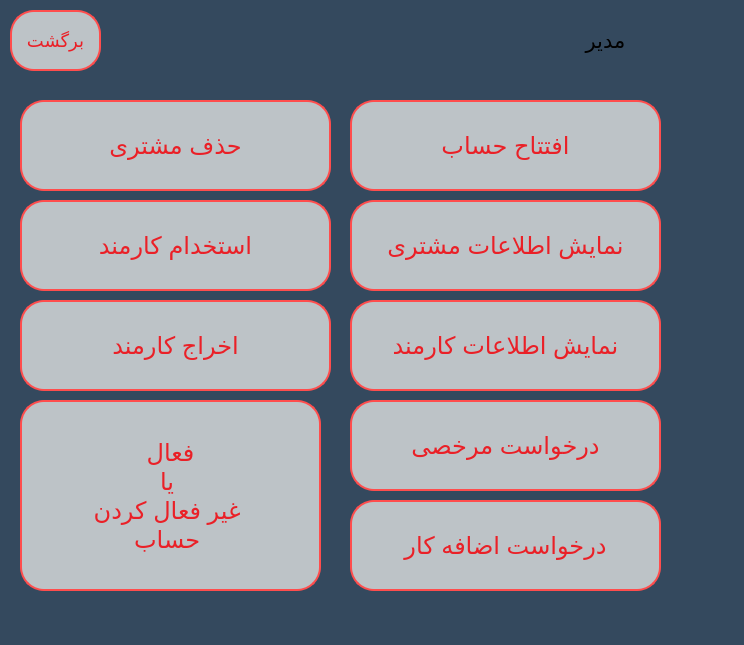
<?xml version="1.0" encoding="UTF-8"?>
<ui version="4.0">
 <class>manager_page</class>
 <widget class="QWidget" name="manager_page">
  <property name="geometry">
   <rect>
    <x>0</x>
    <y>0</y>
    <width>744</width>
    <height>645</height>
   </rect>
  </property>
  <property name="windowTitle">
   <string>Form</string>
  </property>
  <property name="styleSheet">
   <string notr="true">background: #34495e;</string>
  </property>
  <widget class="QPushButton" name="back_login">
   <property name="geometry">
    <rect>
     <x>10</x>
     <y>10</y>
     <width>91</width>
     <height>61</height>
    </rect>
   </property>
   <property name="cursor">
    <cursorShape>PointingHandCursor</cursorShape>
   </property>
   <property name="styleSheet">
    <string notr="true">border-radius: 24px;

	color:#EA2027; background-color:#bdc3c7; border: 2px solid #ff4d4d;  font-size:18px;</string>
   </property>
   <property name="text">
    <string>برگشت</string>
   </property>
  </widget>
  <widget class="QPushButton" name="print_inf_cust">
   <property name="geometry">
    <rect>
     <x>350</x>
     <y>200</y>
     <width>311</width>
     <height>91</height>
    </rect>
   </property>
   <property name="cursor">
    <cursorShape>PointingHandCursor</cursorShape>
   </property>
   <property name="styleSheet">
    <string notr="true">border-radius: 24px;

	color:#EA2027; background-color:#bdc3c7; border: 2px solid #ff4d4d;  font-size:24px;</string>
   </property>
   <property name="text">
    <string>نمایش اطلاعات مشتری</string>
   </property>
  </widget>
  <widget class="QPushButton" name="cond">
   <property name="geometry">
    <rect>
     <x>20</x>
     <y>400</y>
     <width>301</width>
     <height>191</height>
    </rect>
   </property>
   <property name="cursor">
    <cursorShape>PointingHandCursor</cursorShape>
   </property>
   <property name="styleSheet">
    <string notr="true">border-radius: 24px;

	color:#EA2027; background-color:#bdc3c7; border: 2px solid #ff4d4d;  font-size:24px;</string>
   </property>
   <property name="text">
    <string>فعال
 یا
 غیر فعال کردن
 حساب</string>
   </property>
  </widget>
  <widget class="QPushButton" name="vacation">
   <property name="geometry">
    <rect>
     <x>350</x>
     <y>400</y>
     <width>311</width>
     <height>91</height>
    </rect>
   </property>
   <property name="cursor">
    <cursorShape>PointingHandCursor</cursorShape>
   </property>
   <property name="styleSheet">
    <string notr="true">border-radius: 24px;

	color:#EA2027; background-color:#bdc3c7; border: 2px solid #ff4d4d;  font-size:24px;</string>
   </property>
   <property name="text">
    <string>درخواست مرخصی</string>
   </property>
  </widget>
  <widget class="QPushButton" name="delete_cust">
   <property name="geometry">
    <rect>
     <x>20</x>
     <y>100</y>
     <width>311</width>
     <height>91</height>
    </rect>
   </property>
   <property name="cursor">
    <cursorShape>PointingHandCursor</cursorShape>
   </property>
   <property name="styleSheet">
    <string notr="true">border-radius: 24px;

	color:#EA2027; background-color:#bdc3c7; border: 2px solid #ff4d4d;  font-size:24px;</string>
   </property>
   <property name="text">
    <string>حذف مشتری</string>
   </property>
  </widget>
  <widget class="QPushButton" name="open_account">
   <property name="geometry">
    <rect>
     <x>350</x>
     <y>100</y>
     <width>311</width>
     <height>91</height>
    </rect>
   </property>
   <property name="cursor">
    <cursorShape>PointingHandCursor</cursorShape>
   </property>
   <property name="styleSheet">
    <string notr="true">border-radius: 24px;

	color:#EA2027; background-color:#bdc3c7; border: 2px solid #ff4d4d;  font-size:24px;</string>
   </property>
   <property name="text">
    <string>افتتاح حساب</string>
   </property>
  </widget>
  <widget class="QLabel" name="name_lastname">
   <property name="enabled">
    <bool>false</bool>
   </property>
   <property name="geometry">
    <rect>
     <x>380</x>
     <y>30</y>
     <width>171</width>
     <height>31</height>
    </rect>
   </property>
   <property name="styleSheet">
    <string notr="true">font-size:18px; color:black;</string>
   </property>
   <property name="frameShape">
    <enum>QFrame::NoFrame</enum>
   </property>
   <property name="text">
    <string>&lt;html&gt;&lt;head/&gt;&lt;body&gt;&lt;p align=&quot;center&quot;&gt;&lt;span style=&quot; font-size:12pt;&quot;/&gt;&lt;br/&gt;&lt;/p&gt;&lt;/body&gt;&lt;/html&gt;</string>
   </property>
  </widget>
  <widget class="QLabel" name="label">
   <property name="geometry">
    <rect>
     <x>560</x>
     <y>20</y>
     <width>91</width>
     <height>41</height>
    </rect>
   </property>
   <property name="styleSheet">
    <string notr="true"/>
   </property>
   <property name="text">
    <string>&lt;html&gt;&lt;head/&gt;&lt;body&gt;&lt;p align=&quot;center&quot;&gt;&lt;span style=&quot; font-size:16pt;&quot;&gt;مدیر&lt;/span&gt;&lt;/p&gt;&lt;/body&gt;&lt;/html&gt;</string>
   </property>
  </widget>
  <widget class="QPushButton" name="print_inf_emp">
   <property name="geometry">
    <rect>
     <x>350</x>
     <y>300</y>
     <width>311</width>
     <height>91</height>
    </rect>
   </property>
   <property name="cursor">
    <cursorShape>PointingHandCursor</cursorShape>
   </property>
   <property name="styleSheet">
    <string notr="true">border-radius: 24px;

	color:#EA2027; background-color:#bdc3c7; border: 2px solid #ff4d4d;  font-size:24px;</string>
   </property>
   <property name="text">
    <string>نمایش اطلاعات کارمند</string>
   </property>
  </widget>
  <widget class="QPushButton" name="add_emp">
   <property name="geometry">
    <rect>
     <x>20</x>
     <y>200</y>
     <width>311</width>
     <height>91</height>
    </rect>
   </property>
   <property name="cursor">
    <cursorShape>PointingHandCursor</cursorShape>
   </property>
   <property name="styleSheet">
    <string notr="true">border-radius: 24px;

	color:#EA2027; background-color:#bdc3c7; border: 2px solid #ff4d4d;  font-size:24px;</string>
   </property>
   <property name="text">
    <string>استخدام کارمند</string>
   </property>
  </widget>
  <widget class="QPushButton" name="delete_emp">
   <property name="geometry">
    <rect>
     <x>20</x>
     <y>300</y>
     <width>311</width>
     <height>91</height>
    </rect>
   </property>
   <property name="cursor">
    <cursorShape>PointingHandCursor</cursorShape>
   </property>
   <property name="styleSheet">
    <string notr="true">border-radius: 24px;

	color:#EA2027; background-color:#bdc3c7; border: 2px solid #ff4d4d;  font-size:24px;</string>
   </property>
   <property name="text">
    <string>اخراج کارمند</string>
   </property>
  </widget>
  <widget class="QPushButton" name="over">
   <property name="geometry">
    <rect>
     <x>350</x>
     <y>500</y>
     <width>311</width>
     <height>91</height>
    </rect>
   </property>
   <property name="cursor">
    <cursorShape>PointingHandCursor</cursorShape>
   </property>
   <property name="styleSheet">
    <string notr="true">border-radius: 24px;

	color:#EA2027; background-color:#bdc3c7; border: 2px solid #ff4d4d;  font-size:24px;</string>
   </property>
   <property name="text">
    <string>درخواست اضافه کار</string>
   </property>
  </widget>
  <zorder>add_emp</zorder>
  <zorder>back_login</zorder>
  <zorder>print_inf_cust</zorder>
  <zorder>cond</zorder>
  <zorder>vacation</zorder>
  <zorder>delete_cust</zorder>
  <zorder>open_account</zorder>
  <zorder>name_lastname</zorder>
  <zorder>label</zorder>
  <zorder>print_inf_emp</zorder>
  <zorder>delete_emp</zorder>
  <zorder>over</zorder>
 </widget>
 <resources/>
 <connections/>
</ui>
